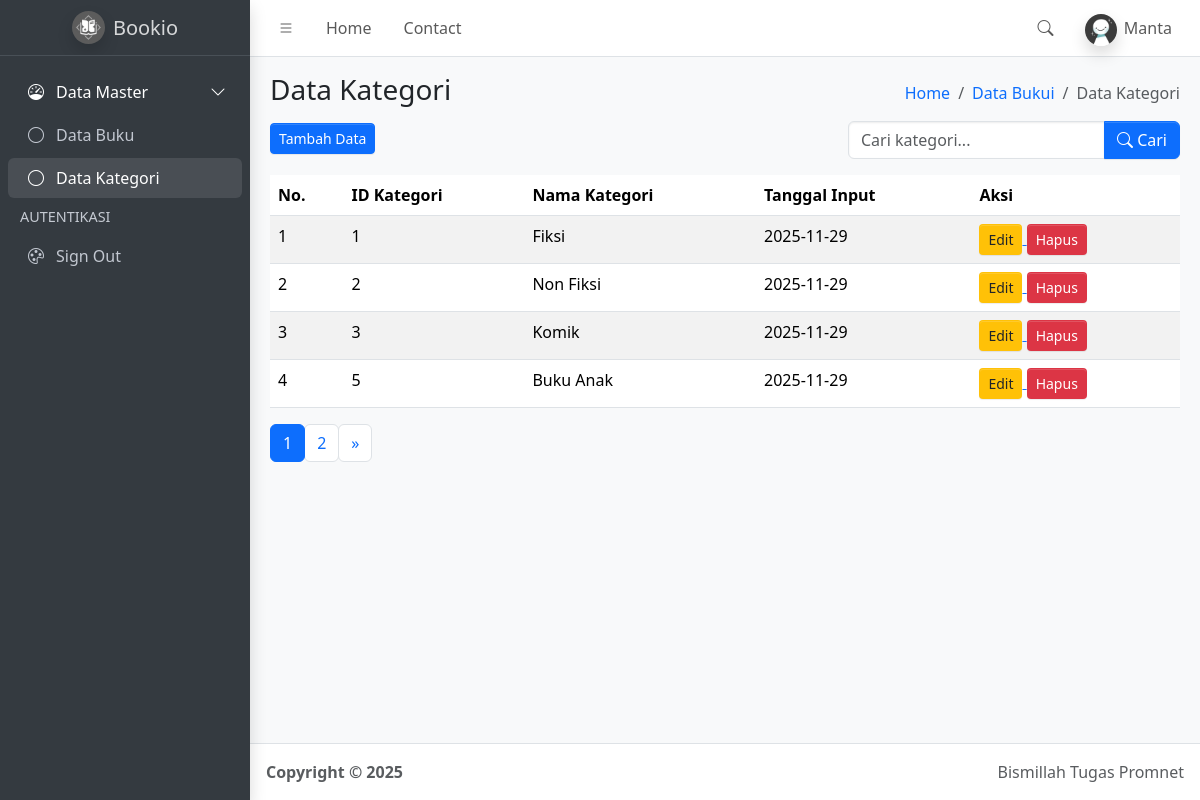
The app's page /kategori.php (signed in) with its own data.
### tables this page shows
CREATE TABLE `kategori` (
  `id_kategori` int(5) NOT NULL,
  `nama_kategori` varchar(50) NOT NULL,
  `tanggal_input_kategori` date NOT NULL DEFAULT current_timestamp()
);

### function.php (called while the page is built, shortened)
<?php
$conn = mysqli_connect("localhost", "root", "", "simbs");
function query($query){
    global $conn;
    $result = mysqli_query($conn, $query);
    $rows = [];
    while( $row = mysqli_fetch_assoc($result) ) {
        $rows[] = $row;
    }
    return $rows;
}
?>

### kategori.php (the view, shortened to what this page needs)
<?php
require("function.php");
$jumlahDataPerHalaman = 4;
if (isset($_POST['search'])) {
    $keyword = $_POST['keyword'];
    $jumlahData = count(query("SELECT * FROM kategori WHERE nama_kategori LIKE '%$keyword%'"));
    $jumlahHalaman = ceil($jumlahData / $jumlahDataPerHalaman);
    $halamanAktif = (isset($_GET["halaman"])) ? $_GET["halaman"] : 1;
    $awalData = ($jumlahDataPerHalaman * $halamanAktif) - $jumlahDataPerHalaman;
    $kategori = query("SELECT * FROM kategori
                       WHERE nama_kategori LIKE '%$keyword%'
                       ORDER BY tanggal_input_kategori DESC
                       LIMIT $awalData, $jumlahDataPerHalaman");
} else {
    $jumlahData = count(query("SELECT * FROM kategori"));
    $jumlahHalaman = ceil($jumlahData / $jumlahDataPerHalaman);
    $halamanAktif = (isset($_GET["halaman"])) ? $_GET["halaman"] : 1;
    $awalData = ($jumlahDataPerHalaman * $halamanAktif) - $jumlahDataPerHalaman;
    $kategori = query("SELECT * FROM kategori
                       ORDER BY tanggal_input_kategori DESC
                       LIMIT $awalData, $jumlahDataPerHalaman");
}
?>
<!doctype html>
<html lang="en">
  <head>
    <link
      rel="stylesheet"
      href="https://cdn.jsdelivr.net/npm/@fontsource/source-sans-3@5.0.12/index.css"
      media="print"
      onload="this.media='all'"
    />
    <link
      rel="stylesheet"
      href="https://cdn.jsdelivr.net/npm/overlayscrollbars@2.11.0/styles/overlayscrollbars.min.css"
    />
    <link
      rel="stylesheet"
      href="https://cdn.jsdelivr.net/npm/bootstrap-icons@1.13.1/font/bootstrap-icons.min.css"
    />
    <link rel="stylesheet" href="dist/css/adminlte.min.css" />
    <link
      rel="stylesheet"
      href="https://cdn.jsdelivr.net/npm/apexcharts@3.37.1/dist/apexcharts.css"
    />
    <link
      rel="stylesheet"
      href="https://cdn.jsdelivr.net/npm/jsvectormap@1.5.3/dist/css/jsvectormap.min.css"
    />
  </head>
  <body class="layout-fixed sidebar-expand-lg bg-body-tertiary">
    <div class="app-wrapper">
      <nav class="app-header navbar navbar-expand bg-body">
        <div class="container-fluid">
          <ul class="navbar-nav">
            <li class="nav-item">
              <a class="nav-link" data-lte-toggle="sidebar" href="#" role="button">
                <i class="bi bi-list"></i>
              </a>
            </li>
            <li class="nav-item d-none d-md-block">
              <a href="#" class="nav-link">Home</a>
            </li>
            <li class="nav-item d-none d-md-block">
              <a href="#" class="nav-link">Contact</a>
            </li>
          </ul>
          <ul class="navbar-nav ms-auto">
            <li class="nav-item">
              <a class="nav-link" data-widget="navbar-search" href="#" role="button">
                <i class="bi bi-search"></i>
              </a>
            </li>
            <li class="nav-item dropdown user-menu">
              <a href="#" class="nav-link dropdown-toggle" data-bs-toggle="dropdown">
                <img
                  src="dist/assets/img/user.jpeg"
                  class="user-image rounded-circle shadow"
                  alt="User Image"
                />
                <span class="d-none d-md-inline">
                  <?= ucfirst($_SESSION["username"]); ?>
                </span>
              </a>
            </li>
          </ul>
        </div>
      </nav>
      <aside class="app-sidebar bg-body-secondary shadow" data-bs-theme="dark">
        <div class="sidebar-brand">
          <a href="index.php" class="brand-link">
            <img
              src="dist/assets/img/bookiologo.jpeg"
              alt="Logo Bookio"
              class="brand-image shadow rounded-circle"
            />
            <span class="brand-text fw-light">Bookio</span>
          </a>
        </div>
        <div class="sidebar-wrapper">
          <nav class="mt-2">
            <ul
              class="nav sidebar-menu flex-column"
              data-lte-toggle="treeview"
              role="navigation"
              aria-label="Main navigation"
              data-accordion="false"
              id="navigation"
            >
              <li class="nav-item menu-open">
                <a href="#" class="nav-link active">
                  <i class="nav-icon bi bi-speedometer"></i>
                  <p>
                    Data Master
                  </p>
                </a>
                <ul class="nav nav-treeview">
                  <li class="nav-item">
                    <a href="index.php" class="nav-link">
                      <i class="nav-icon bi bi-circle"></i>
                      <p>Data Buku</p>
                    </a>
                  </li>
                  <li class="nav-item">
                    <a href="kategori.php" class="nav-link active">
                      <i class="nav-icon bi bi-circle"></i>
                      <p>Data Kategori</p>
                    </a>
                  </li>
                </ul>
              </li>
              <li class="nav-header">AUTENTIKASI</li>
              <li class="nav-item">
                <a href="logout.php" class="nav-link">
                  <i class="nav-icon bi bi-palette"></i>
                  <p>Sign Out</p>
                </a>
              </li>
            </ul>
          </nav>
        </div>
      </aside>
      <main class="app-main">
        <div class="app-content-header">
          <div class="container-fluid">
            <div class="row">
              <div class="col-sm-6">
                <h3 class="mb-3">Data Kategori</h3>
                <a href="tambah_kategori.php">
                  <button class="btn-sm btn btn-primary">Tambah Data</button>
                </a>
              </div>
              <div class="col-sm-6 d-flex flex-column align-items-end">
                <ol class="breadcrumb">
                  <li class="breadcrumb-item"><a href="#">Home</a></li>
                  <li class="breadcrumb-item"><a href="index.php">Data Bukui</a></li>
                  <li class="breadcrumb-item active"><a aria-current="page">Data Kategori</a></li>
                </ol>
                <form class="mt-2" method="post">
                  <div class="input-group">
                  <input
                    type="text"
                    class="form-control"
                    name="keyword"
                    placeholder="Cari kategori..." autocomplete="off"
                  >
                  <button class="btn btn-primary" type="submit" name="search">
                    <i class="bi bi-search"></i> Cari
                  </button>
                </div>
                </form>
              </div>
            </div>
          </div>
        </div>
        <div class="app-content">
          <div class="container-fluid">
            <div class="row">
              <div class="col">
                <table class="table table-striped table-hover">
    <thead>
        <tr>
            <th>No.</th>
            <th>ID Kategori</th>
            <th>Nama Kategori</th>
            <th>Tanggal Input</th>
            <th>Aksi</th>
        </tr>
    </thead>
    <tbody>
         <?php $no=1; ?>
                <?php foreach($kategori as $row): ?>
                <tr>
                    <td> <?= $no ?> </td>
                    <td> <?= $row['id_kategori'] ?> </td>
                    <td> <?= $row['nama_kategori'] ?> </td>
                    <td> <?= $row['tanggal_input_kategori'] ?> </td>
                    <td>
                        <a href="ubah_kategori.php?id_kategori=<?= $row['id_kategori'] ?>">
                            <button class="btn btn-sm bg-warning">Edit</button>
                        </a>
                        <a href="hapus_kategori.php?id=<?= $row['id_kategori'] ?>">
                            <button class="btn btn-sm bg-danger text-white">Hapus</button>
                        </a>
                    </td>
                </tr>
                <?php $no++; ?>
                <?php endforeach; ?>
    </tbody>
</table>
<nav aria-label="Page navigation example">
                    <ul class="pagination">
                        <?php for ($i = 1; $i <= $jumlahHalaman; $i++) : ?>
                            <?php if ($i == $halamanAktif) : ?>
                                <li class="page-item active">
                                    <a class="page-link" href="?halaman=<?= $i; ?>"><?= $i; ?></a>
                                </li>
                            <?php else : ?>
                                <li class="page-item">
                                    <a class="page-link" href="?halaman=<?= $i; ?>"><?= $i; ?></a>
                                </li>
                            <?php endif; ?>
                        <?php endfor; ?>
                        <?php if ($halamanAktif < $jumlahHalaman) : ?>
                            <li class="page-item">
                                <a class="page-link" href="?halaman=<?= $halamanAktif + 1; ?>">&raquo;</a>
                            </li>
                        <?php endif; ?>
                    </ul>
                </nav>
              </div>
            </div>
          </div>
        </div>
      </main>
      <footer class="app-footer">
        <div class="float-end d-none d-sm-inline">Bismillah Tugas Promnet</div>
        <strong>
          Copyright &copy; 2025&nbsp;
        </strong>
      </footer>
    </div>
  </body>
</html>

### records on screen
kategori: id_kategori "1", nama_kategori "Fiksi", tanggal_input_kategori "2025-11-29"
kategori: id_kategori "2", nama_kategori "Non Fiksi", tanggal_input_kategori "2025-11-29"
kategori: id_kategori "3", nama_kategori "Komik", tanggal_input_kategori "2025-11-29"
kategori: id_kategori "5", nama_kategori "Buku Anak", tanggal_input_kategori "2025-11-29"

### other values on screen
$_SESSION["username"] "Manta"
